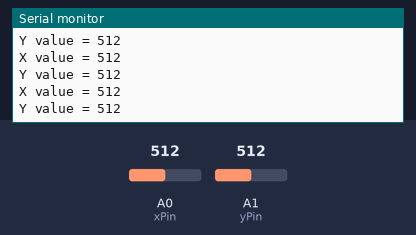
The sketch below on a simulated Arduino Uno, built with avr-gcc and run on an emulated ATmega328P. On the bench: the last lines printed to the serial monitor. The test bench sets the inputs (shaded band); at power-on: A0 (xPin) = 512, A1 (yPin) = 512.

Above: at 7.2 s.
7.3 s: A0 (xPin) set to 988
At 7.43 s:
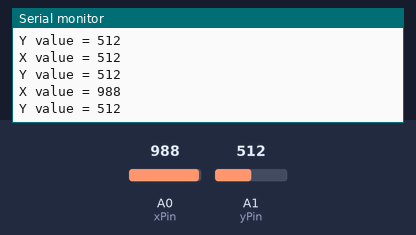
8.8 s: A0 (xPin) set to 1014
At 8.95 s:
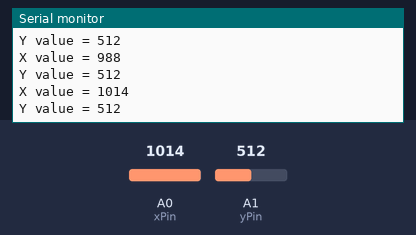
Timing chart, 0 to 11.3 s (numbered marks = the images above; inputs shaded):
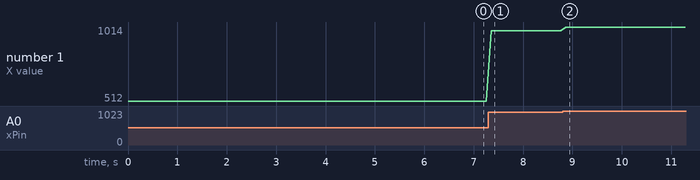

Measured:
- after the input at 7.3 s, the serial monitor: prints a new line after 0.05 s (image 1)
- after the input at 8.8 s, the serial monitor: prints a new line after 0.06 s (image 2)
- plotted number 1: 512 → 988 after the input at 7.3 s, 988 → 1014 after the input at 8.8 s

The sketch:

ch6r18.ino
```cpp
/*
  accel sketch
  simple sketch to output values on the x- and y-axes
  */

const int xPin = 0;  // analog input pins
const int yPin = 1;

void setup()
{
  Serial.begin(9600);  // note the higher than usual serial speed
}

void loop()
{
int xValue;  // values from accelerometer stored here
int yValue;

    xValue = analogRead(xPin);
    yValue = analogRead(yPin);

    Serial.print("X value = ");
    Serial.println(xValue);

    Serial.print("Y value = ");
    Serial.println(yValue);
    delay(100);
}
```
